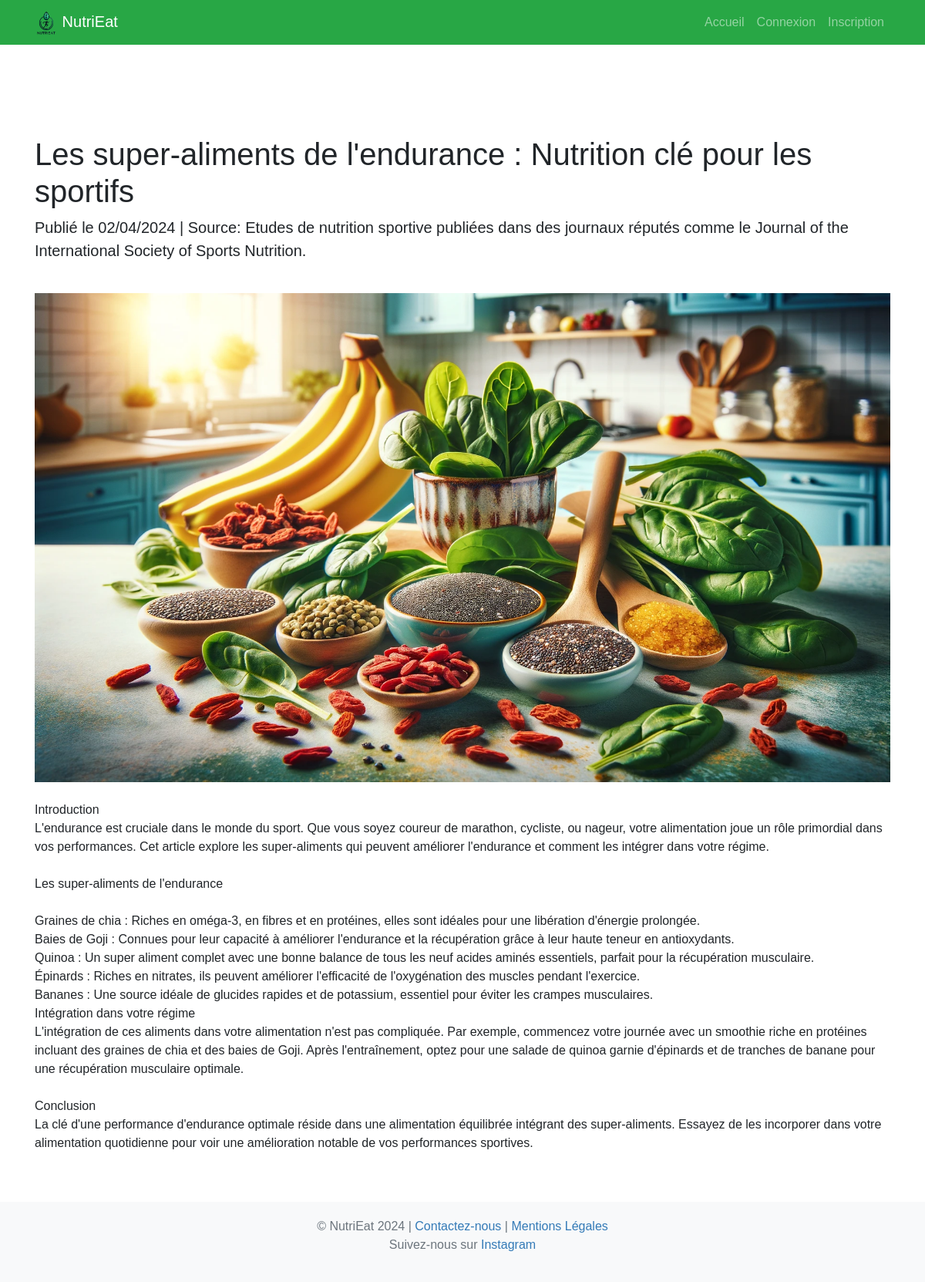
/article.php?id=14, run on the app's committed database.
### tables this page shows
CREATE TABLE IF NOT EXISTS `articles` (
  `id` int NOT NULL AUTO_INCREMENT,
  `titre` varchar(255) NOT NULL,
  `description` text NOT NULL,
  `url_image` varchar(255) DEFAULT NULL,
  `source` varchar(255) NOT NULL,
  `date_publication` date NOT NULL,
  PRIMARY KEY (`id`)
);

### article.php (the view, shortened to what this page needs)
<?php
try {
    $pdo = new PDO('mysql:host=localhost;dbname=NutriEat;charset=utf8', 'root', 'root', [
        PDO::ATTR_ERRMODE => PDO::ERRMODE_EXCEPTION,
        PDO::ATTR_DEFAULT_FETCH_MODE => PDO::FETCH_ASSOC,
    ]);
} catch (PDOException $e) {
    die('Erreur de connexion : ' . $e->getMessage());
}
$est_connecte = isset($_SESSION["user_id"]);
$idArticle = isset($_GET['id']) ? (int) $_GET['id'] : 0;
$stmt = $pdo->prepare("SELECT * FROM articles WHERE id = ?");
$stmt->execute([$idArticle]);
$article = $stmt->fetch();
?>
<!DOCTYPE html>
<html lang="fr">
<head>
    <link href="https://stackpath.bootstrapcdn.com/bootstrap/4.5.2/css/bootstrap.min.css" rel="stylesheet">
    <link href="css/style.css" rel="stylesheet">
</head>
<body>
<nav class="navbar navbar-expand-lg navbar-dark bg-success fixed-top">
    <div class="container">
        <a class="navbar-brand" href="index.php">
            <img src="img/logo-nutrieat.png" alt="NutriEat Logo" style="height: 30px;">
            NutriEat
        </a>
        <div class="collapse navbar-collapse" id="navbarResponsive">
            <ul class="navbar-nav ml-auto">
                <li class="nav-item">
                    <a class="nav-link" href="index.php">Accueil</a>
                </li>
                <?php if ($est_connecte): ?>
                    <li class="nav-item">
                        <a class="nav-link" href="dashboard.php">Tableau de bord</a>
                    </li>
                    <li class="nav-item">
                        <form action="logout.php" method="post">
                            <button type="submit" class="btn btn-link nav-link">Déconnexion</button>
                        </form>
                    </li>
                <?php else: ?>
                    <li class="nav-item">
                        <a class="nav-link" href="connexion.php">Connexion</a>
                    </li>
                    <li class="nav-item">
                        <a class="nav-link" href="inscription.php">Inscription</a>
                    </li>
                <?php endif; ?>
            </ul>
        </div>
    </div>
</nav>
<main class="container mt-5 pt-5">
    <div class="row">
        <div class="col-lg-12">
            <h1 class="mt-4"><?= htmlspecialchars($article['titre']); ?></h1>
            <p class="lead">
                Publié le <?= date("d/m/Y", strtotime($article['date_publication'])); ?>
                <?php if (!empty($article['source'])): ?>
                    | Source: <?= htmlspecialchars($article['source']); ?>
                <?php endif; ?>
            </p>
            <img src="<?= htmlspecialchars($article['url_image']); ?>" class="img-fluid my-4" alt="<?= htmlspecialchars($article['titre']); ?>">
            <p><?= nl2br(htmlspecialchars($article['description'])); ?></p>
        </div>
    </div>
</main>
<footer class="footer mt-5 bg-light">
    <div class="container text-center">
        <p class="mb-0">&copy; NutriEat 2024 |
            <a href="contact.php">Contactez-nous</a> |
            <a href="mentions_legales.html">Mentions Légales</a>
        </p>
        <p>Suivez-nous sur <a href="https://www.instagram.com/nutrieat_app/" target="_blank" rel="noopener noreferrer">Instagram</a></p>
    </div>
</footer>
</body>
</html>

### css/style.css (style rules this page uses)
body { padding-top: 56px; font-family: 'Arial', sans-serif; }
.footer { background: #f8f9fa; color: #6c757d; text-align: center; padding: 20px 0; }
.footer a { color: #337ab7; }

### data on the page
articles: titre "Les super-aliments de l'endurance : Nutrition clé pour les sportifs", date_publication "02/04/2024", source "Etudes de nutrition sportive publiées dans des journaux réputés comme le Journal of the International Society of Sports Nutrition.", url_image (picture), description "Introduction L'endurance est cruciale dans le monde du sport. Que vous soyez coureur de marathon, cycliste, ou nageur, votre alimentation joue un rôle primordial dans vos performances. Cet article explore les super-aliments qui peuvent améliorer l'endurance et comment les intégrer dans votre régime. Les super-aliments de l'endurance Graines de chia : Riches en oméga-3, en fibres et en protéines, elles sont idéales pour une libération d'énergie prolongée. Baies de Goji : Connues pour leur capacité à améliorer l'endurance et la récupération grâce à leur haute teneur en antioxydants. Quinoa : Un super aliment complet avec une bonne balance de tous les neuf acides aminés essentiels, parfait…"
